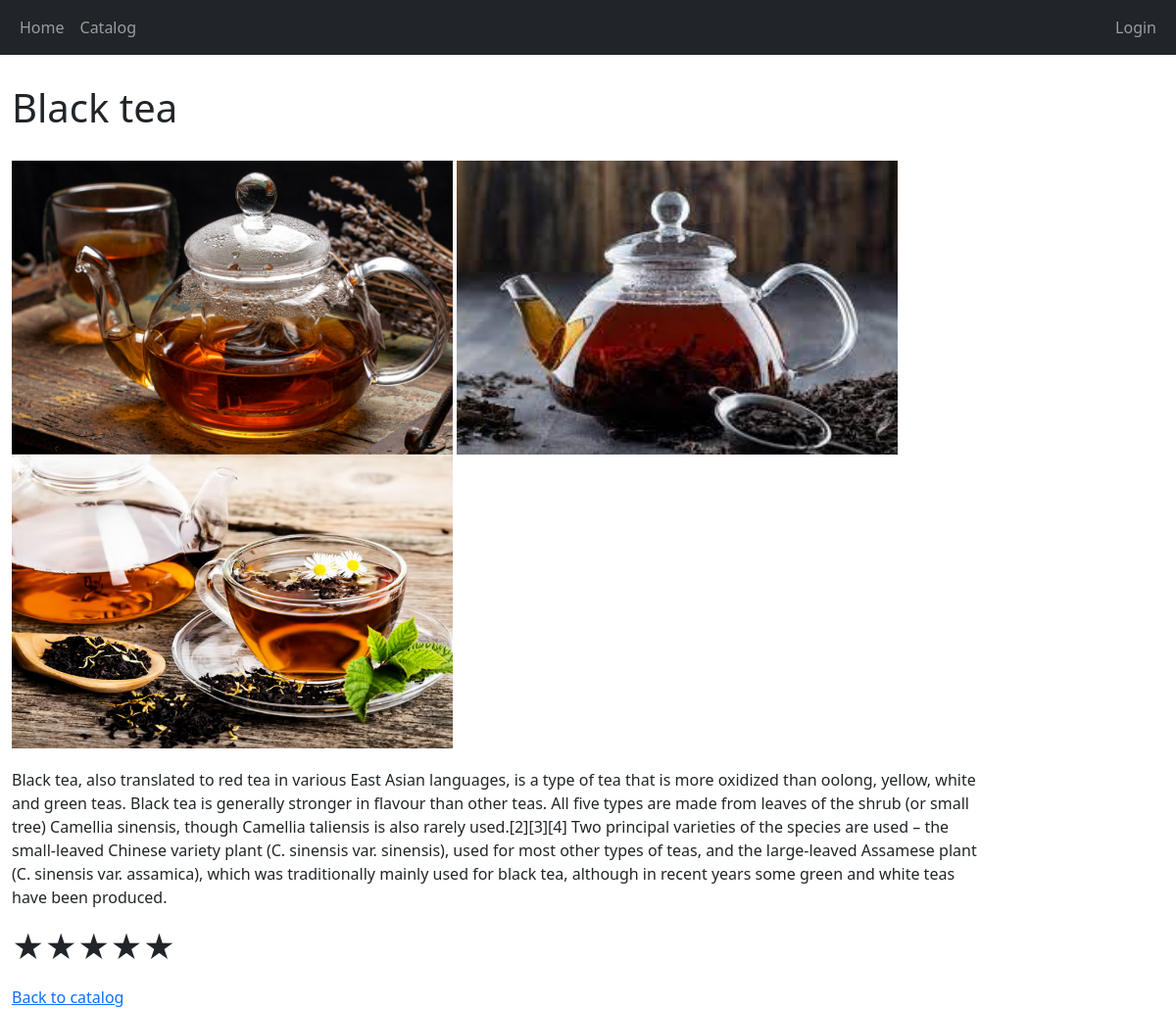
Page /products/server/blacktea.html on the committed database.
### server/models.py (models this page shows, shortened)
class Product(models.Model):
    title = models.CharField("Название", max_length=255)
    price = models.IntegerField("Цена")
    description = models.TextField("Описание", default="")
    image = models.ImageField("Фотография", null=True, upload_to='products')
    image2 = models.ImageField("Фотография", null=True, upload_to='products')
    image3 = models.ImageField("Фотография", null=True, upload_to='products')
    reiting = models.FloatField("Рейтинг", default=0)
    class Meta:
        verbose_name = 'Товар'
        verbose_name_plural = 'Товары'

### server/views.py (the view)
# urls.py: path('products/server/blacktea.html', views.blacktea),
def blacktea(request):
    product1 = Product.objects.get(id=3)
    return render(
        request,
        'server/tea/blacktea.html',
        context={
            'product1': product1
        }
    )

### cart/context_processors.py (called while the page is built)
def cart(request):
    return {'cart': Cart(request)}

### server/context_processors.py (called while the page is built)
def basket_items_count(request):
    if request.user.is_authenticated:
        return {
            "basket_items": Basket.objects.filter(client=request.user).count()
        }
    return {
            "basket_items": "0"
        }

### server/templates/server/tea/blacktea.html (shortened to what this page needs)
{% extends 'server/base.html' %}
{% block content %}
<body>
    <div>
        <h1>{{ product1.title }}</h1>
        <img src="{{ product1.image.url }}" alt="" width="400">
        <img src="{{ product1.image2.url }}" alt="" width="400">
        <img src="{{ product1.image3.url }}" alt="" width="400">
        <div id="text">
            <p>{{ product1.description }}</p>
        </div>
        <h2><p>&#9733;&#9733;&#9733;&#9733;&#9733;</p></h2>
        <a href="catalog/">Back to catalog</a>
    </div>
{% endblock %}

### server/templates/server/base.html (shortened to what this page needs)
<!DOCTYPE html>
<html lang="en">
<head>
    <link href="https://cdn.jsdelivr.net/npm/bootstrap@5.2.0-beta1/dist/css/bootstrap.min.css"
      rel="stylesheet"
>
</head>
<body>
<nav class="navbar navbar-expand-lg navbar-dark bg-dark">
    <div class="container-fluid">
        <div>
            <ul class="navbar-nav">
                <li class="nav-item">
                    <a class="nav-link" href="/home">Home</a>
                </li>
                <li class="nav-item">
                    <a class="nav-link" href="/catalog">Catalog</a>
                </li>
            </ul>
        </div>
        <div>
            <ul class="navbar-nav">
                <li class="nav-item">
                    {% if request.user.is_authenticated %}
                        <a class="nav-link" href="/logout">Exit</a>
                    {% else %}
                        <a class="nav-link" href="/login">Login</a>
                    {% endif %}
                </li>
            </ul>
        </div>
    </div>
</nav>
    <div class="container-fluid"> {% block content %} {% endblock %} </div>
</body>
</html>

### server/templates/server/tea/blacktea.html (style rules this page uses)
#text { width: 1000px; }
img { height: 300px; width: 450px; }
p { margin-top: 20px; margin-bottom: 20px; }
h1 { margin-top: 30px; margin-bottom: 30px; }

### rows in the picture
Product: title "Black tea", image (picture), image2 (picture), image3 (picture), description "Black tea, also translated to red tea in various East Asian languages, is a type of tea that is more oxidized than oolong, yellow, white and green teas. Black tea is generally stronger in flavour than other teas. All five types are made from leaves of the shrub (or small tree) Camellia sinensis, though Camellia taliensis is also rarely used.[2][3][4] Two principal varieties of the species are used – the small-leaved Chinese variety plant (C. sinensis var. sinensis), used for most other types of teas, and the large-leaved Assamese plant (C. sinensis var. assamica), which was traditionally mainly used for black tea, although in recent years some green and white teas have been produced."
